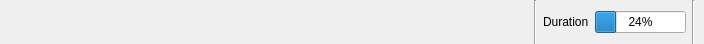
<?xml version="1.0" encoding="UTF-8"?>
<ui version="4.0">
 <class>StatusBarUI</class>
 <widget class="QWidget" name="StatusBarUI">
  <property name="geometry">
   <rect>
    <x>0</x>
    <y>0</y>
    <width>704</width>
    <height>44</height>
   </rect>
  </property>
  <property name="windowTitle">
   <string>Form</string>
  </property>
  <layout class="QHBoxLayout" name="horizontalLayout_2">
   <property name="spacing">
    <number>6</number>
   </property>
   <property name="leftMargin">
    <number>9</number>
   </property>
   <property name="topMargin">
    <number>0</number>
   </property>
   <property name="rightMargin">
    <number>9</number>
   </property>
   <property name="bottomMargin">
    <number>0</number>
   </property>
   <item>
    <layout class="QHBoxLayout" name="horizontalLayout">
     <item>
      <widget class="QLabel" name="frameNumLabel">
       <property name="text">
        <string/>
       </property>
      </widget>
     </item>
     <item>
      <widget class="QLabel" name="frameFPSLabel">
       <property name="text">
        <string/>
       </property>
      </widget>
     </item>
     <item>
      <widget class="QLabel" name="qNumLabel">
       <property name="text">
        <string/>
       </property>
      </widget>
     </item>
     <item>
      <widget class="QLabel" name="sizeLabel">
       <property name="text">
        <string/>
       </property>
      </widget>
     </item>
     <item>
      <widget class="QLabel" name="frameTimeLabel">
       <property name="text">
        <string/>
       </property>
      </widget>
     </item>
     <item>
      <widget class="QLabel" name="processBitrateLabel">
       <property name="text">
        <string/>
       </property>
      </widget>
     </item>
     <item>
      <widget class="QLabel" name="processSpeedLabel">
       <property name="text">
        <string/>
       </property>
      </widget>
     </item>
     <item>
      <widget class="Line" name="line">
       <property name="orientation">
        <enum>Qt::Orientation::Vertical</enum>
       </property>
      </widget>
     </item>
    </layout>
   </item>
   <item>
    <widget class="QLabel" name="durationTimeLabel">
     <property name="sizePolicy">
      <sizepolicy hsizetype="Maximum" vsizetype="Preferred">
       <horstretch>0</horstretch>
       <verstretch>0</verstretch>
      </sizepolicy>
     </property>
     <property name="text">
      <string>Duration</string>
     </property>
    </widget>
   </item>
   <item>
    <widget class="QProgressBar" name="statProgressBar">
     <property name="sizePolicy">
      <sizepolicy hsizetype="Fixed" vsizetype="Fixed">
       <horstretch>0</horstretch>
       <verstretch>0</verstretch>
      </sizepolicy>
     </property>
     <property name="value">
      <number>24</number>
     </property>
    </widget>
   </item>
   <item>
    <widget class="Line" name="line_3">
     <property name="orientation">
      <enum>Qt::Orientation::Vertical</enum>
     </property>
    </widget>
   </item>
  </layout>
 </widget>
 <resources/>
 <connections/>
</ui>
